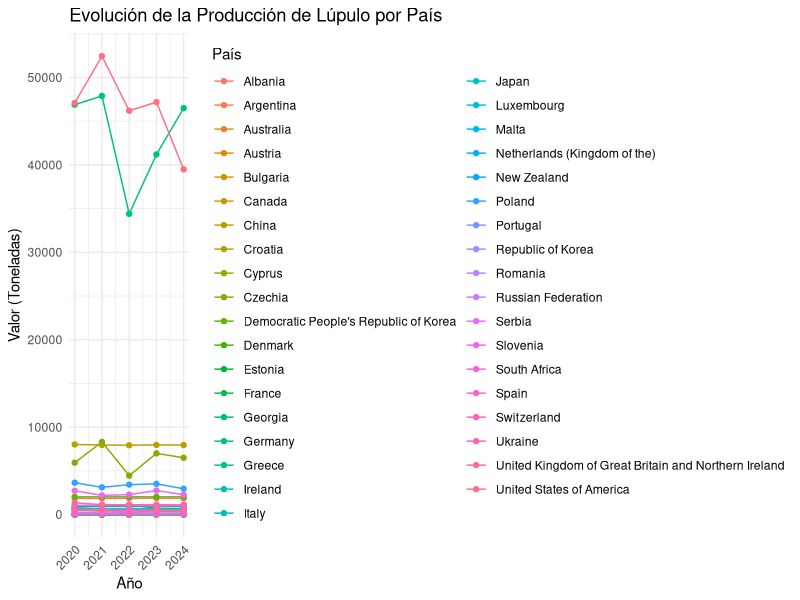
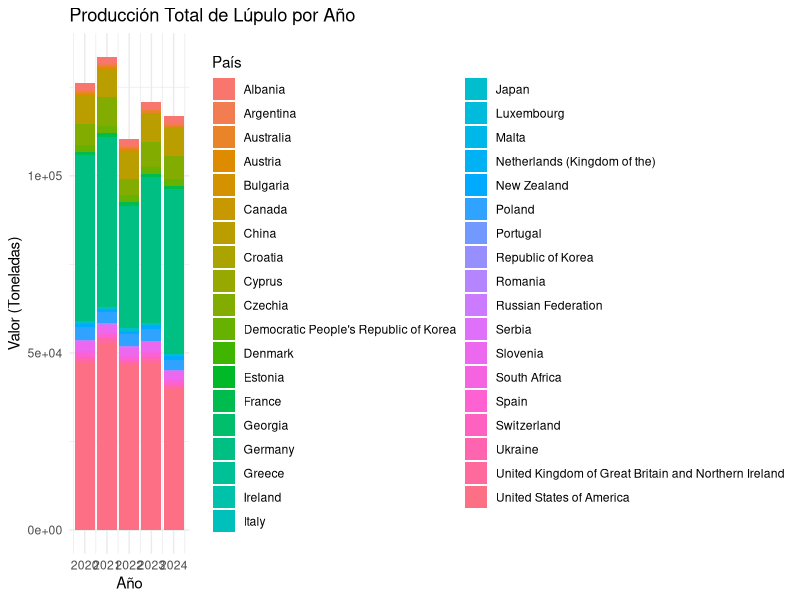
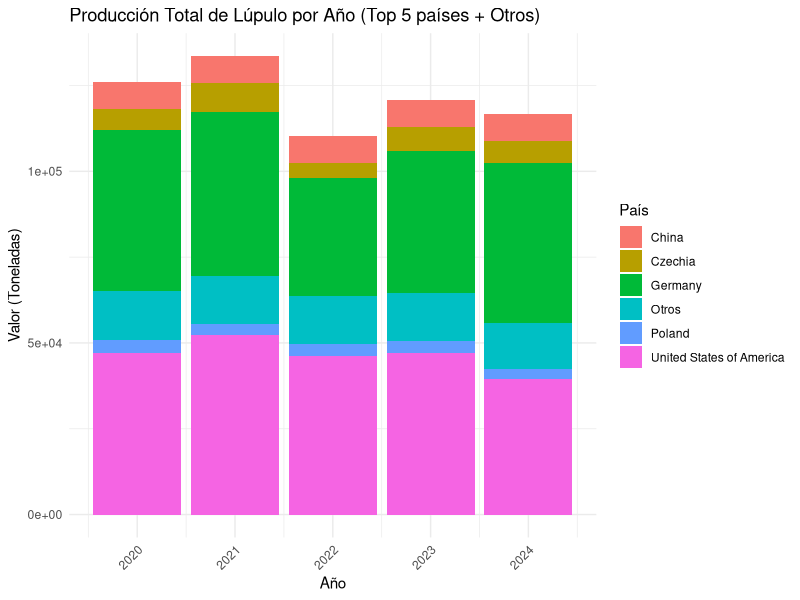
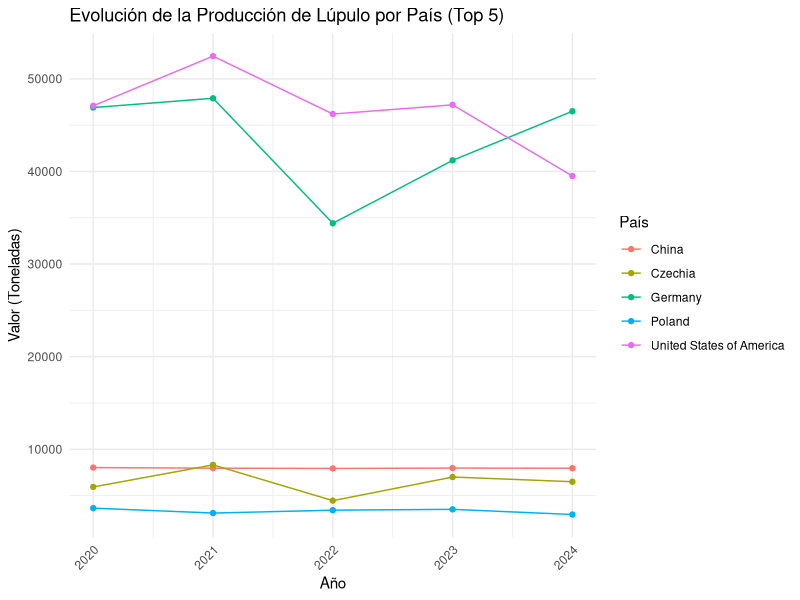

Reproduce these figures in R, in order.
library(readr)
library(ggplot2)
library(dplyr)

Lupulostats <- read_csv("Lupulostats.csv")
head(Lupulostats)
#Lista de países que producen lúpulo
unique(Lupulostats$Area)

#China está repetido, China y China mainland son lo mismo
A<-subset(Lupulostats, subset = (Lupulostats$Area=="China, mainland"))
head(A)

#Value se mide en toneladas, R ha pìllado "t" como "TRUE"

#vemos si hay 0 o NA en el dataframe
Lupulostats$Value==0
is.na(Lupulostats)
#Lo que interesa es la variable Value
is.na(Lupulostats$Value)
Lupulostats[!complete.cases(Lupulostats$Value), ]


lupulo<-data.frame(Lupulostats$Area, Lupulostats$Item, Lupulostats$Year, Lupulostats$Value, Lupulostats$`Flag Description`)
head(lupulo)
names(lupulo)<-c("Country","Crop","Year","Value.t","Description")

#China está repetido, China y China mainland son lo mismo, eliminamos China, perdón camarada Xi
lupulo<-subset(lupulo,subset = (!lupulo$Country=="China, mainland"))

#Ethiopía cuidao, lo que cultivan es Rhamnus prinoides para su cerveza etíope
#hay que quitarlos porque no es lúpulo Humulus lupulus
lupulo<-subset(lupulo,subset = (!lupulo$Country=="Ethiopia"))

#Gráfico con la producción mundial por toneladas de lúpulo
# Gráfico de evolución de Value.t por Year, agrupado por Country
ggplot(lupulo, aes(x = Year, y = Value.t, color = Country, group = Country)) +
  geom_line() +
  geom_point() +
  labs(
    title = "Evolución de la Producción de Lúpulo por País",
    x = "Año",
    y = "Valor (Toneladas)",
    color = "País"
  ) +
  theme_minimal() +
  theme(
    axis.text.x = element_text(angle = 45, hjust = 1),
    legend.position = "right"
  )


ggplot(lupulo, aes(x = Year, y = Value.t, fill = Country)) +
  geom_col() +
  labs(
    title = "Producción Total de Lúpulo por Año",
    x = "Año",
    y = "Valor (Toneladas)",
    fill = "País"
  ) +
  theme_minimal()


# Paso 1: Identificar los 5 países que más lúpulo producen (por producción total)
top10_paises <- lupulo %>%
  group_by(Country) %>%
  summarise(total_produccion = sum(Value.t, na.rm = TRUE)) %>%
  arrange(desc(total_produccion)) %>%
  head(10) %>%
  pull(Country)

top10_paises

top5_paises <- lupulo %>%
  group_by(Country) %>%
  summarise(total_produccion = sum(Value.t, na.rm = TRUE)) %>%
  arrange(desc(total_produccion)) %>%
  head(5) %>%
  pull(Country)


# Paso 2: Crear una nueva columna categorizando países
lupulo_categorizado <- lupulo %>%
  mutate(Country_cat = ifelse(Country %in% top5_paises, Country, "Otros"))

# ============================================
# GRÁFICO 1: Barras apiladas (Top 5 + Otros)
# ============================================
ggplot(lupulo_categorizado, aes(x = Year, y = Value.t, fill = Country_cat)) +
  geom_col() +
  labs(
    title = "Producción Total de Lúpulo por Año (Top 5 países + Otros)",
    x = "Año",
    y = "Valor (Toneladas)",
    fill = "País"
  ) +
  theme_minimal() +
  theme(axis.text.x = element_text(angle = 45, hjust = 1))

# ============================================
# GRÁFICO 2: Líneas (Solo Top 5 países)
# ============================================
lupulo_top5 <- lupulo %>%
  filter(Country %in% top5_paises)

ggplot(lupulo_top5, aes(x = Year, y = Value.t, color = Country, group = Country)) +
  geom_line() +
  geom_point() +
  labs(
    title = "Evolución de la Producción de Lúpulo por País (Top 5)",
    x = "Año",
    y = "Valor (Toneladas)",
    color = "País"
  ) +
  theme_minimal() +
  theme(
    axis.text.x = element_text(angle = 45, hjust = 1),
    legend.position = "right"
  )
